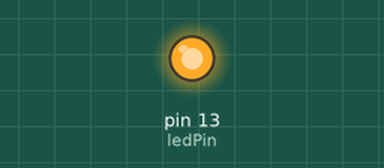
A sketch run on a simulated Arduino Uno, built with avr-gcc and run on an emulated ATmega328P. On the bench: output pins drawn as LEDs (lit = HIGH).

Above: at 0.15 s.
At 7.9 s:
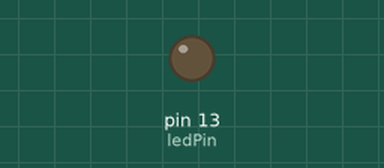
Timing chart, 0 to 11.7 s (numbered marks = the images above):
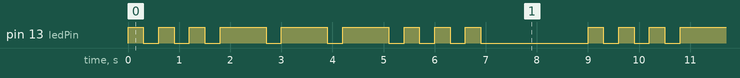

The sketch:

MorseV1.ino
```cpp
const uint8_t ledPin = 13;
const uint16_t timeShort = 300;
const uint16_t timeLong  = 900;

void shortBlink() {
  digitalWrite(ledPin, HIGH);
  delay(timeShort);
  digitalWrite(ledPin, LOW);
  delay(timeShort);
}

void longBlink() {
  digitalWrite(ledPin, HIGH);
  delay(timeLong);
  digitalWrite(ledPin, LOW);
  delay(timeShort);
}

void letterGap() {
  delay(2 * timeShort);
}

void wordGap() {
  delay(6 * timeShort);
}

void printS() {
  for (uint8_t i = 0; i < 3; i++) {
    shortBlink();
  }
}

void printO() {
  for (uint8_t i = 0; i < 3; i++) {
    longBlink();
  }
}


void setup() {
  pinMode(ledPin, OUTPUT);
  digitalWrite(ledPin, LOW);
}

void loop() {
  printS();
  printO();
  printS();

  wordGap();
}
```

Measured:
- by itself, pin 13 (ledPin): repeats every 9.0 s: 2 × (LOW 0.30 s, HIGH 0.30 s), 3 × (LOW 0.30 s, HIGH 0.90 s), 3 × (LOW 0.30 s, HIGH 0.30 s), LOW 2.1 s, HIGH 0.30 s
- by itself, everything shown: repeats every 9.0 s, in 18 steps
